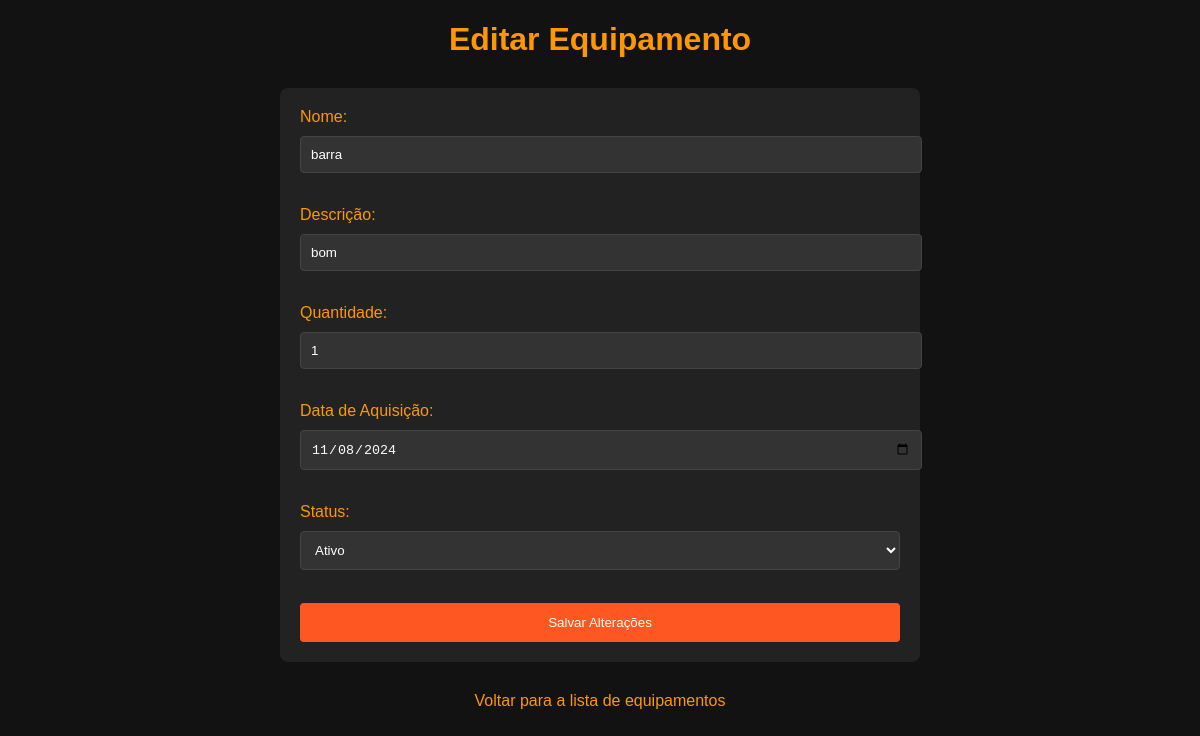
The page /pageInstrutor/editar_equipamento.php?id=9 (signed in) on the database its author committed.
### tables this page shows
CREATE TABLE `equipamentos` (
  `id` int(11) NOT NULL,
  `nome` varchar(255) NOT NULL,
  `descricao` text DEFAULT NULL,
  `quantidade` int(11) NOT NULL,
  `data_aquisicao` date DEFAULT NULL,
  `status` enum('Disponível','Em Manutenção','Indisponível') DEFAULT 'Disponível',
  `instrutor_id` int(11) NOT NULL
);

### pageInstrutor/editar_equipamento.php (the view, shortened to what this page needs)
<?php
include '../CRUD/conexao.php';
if (isset($_GET['id']) && is_numeric($_GET['id'])) {
    $id = $_GET['id'];
    $instrutor_id = $_SESSION['dados']['id'];
    $sql = "SELECT * FROM equipamentos WHERE id = ? AND instrutor_id = ?";
    $stmt = $conexao->prepare($sql);
    $stmt->bind_param("ii", $id, $instrutor_id);
    $stmt->execute();
    $result = $stmt->get_result();
    $equipamento = $result->fetch_assoc();
} else {
    header("Location: gerenciar_equipamentos.php?msg=erro_id_invalido");
    exit();
}
?>
<!DOCTYPE html>
<html lang="pt-br">
<head>
</head>
<body>
    <h1>Editar Equipamento</h1>
    <form action="editar_equipamento.php?id=<?php echo $equipamento['id']; ?>" method="POST">
        <label for="nome">Nome:</label>
        <input type="text" id="nome" name="nome" value="<?php echo $equipamento['nome']; ?>" required><br><br>
        <label for="descricao">Descrição:</label>
        <input type="text" id="descricao" name="descricao" value="<?php echo $equipamento['descricao']; ?>" required><br><br>
        <label for="quantidade">Quantidade:</label>
        <input type="number" id="quantidade" name="quantidade" value="<?php echo $equipamento['quantidade']; ?>" required><br><br>
        <label for="data_aquisicao">Data de Aquisição:</label>
        <input type="date" id="data_aquisicao" name="data_aquisicao" value="<?php echo $equipamento['data_aquisicao']; ?>" required><br><br>
        <label for="status">Status:</label>
        <select id="status" name="status" required>
            <option value="Ativo" <?php echo $equipamento['status'] == 'Ativo' ? 'selected' : ''; ?>>Ativo</option>
        </select><br><br>
        <button type="submit">Salvar Alterações</button>
    </form>
    <a href="gerenciar_equipamentos.php" class="voltar">Voltar para a lista de equipamentos</a>
</body>
</html>

### pageInstrutor/editar_equipamento.php (style rules this page uses)
body { background-color: #121212; color: white; font-family: Arial, sans-serif; margin: 0; padding: 0; }
h1 { color: #FF9800; text-align: center; }
a { color: #FF9800; text-decoration: none; }
form { background-color: #222; padding: 20px; margin: 30px auto; width: 80%; max-width: 600px; border-radius: 8px; }
label { display: block; color: #FF9800; margin-bottom: 10px; font-size: 16px; }
input, textarea, select { width: 100%; padding: 10px; margin-bottom: 15px; border: 1px solid #444; background-color: #333; color: white; border-radius: 4px; }
button { width: 100%; padding: 12px; background-color: #FF5722; border: none; color: white; border-radius: 4px; cursor: pointer; }
.voltar { text-align: center; display: block; margin-top: 20px; font-size: 16px; color: #FF9800; }

### rows shown on the page
equipamentos: nome "barra", descricao "bom", quantidade "1", data_aquisicao "11/08/2024"
